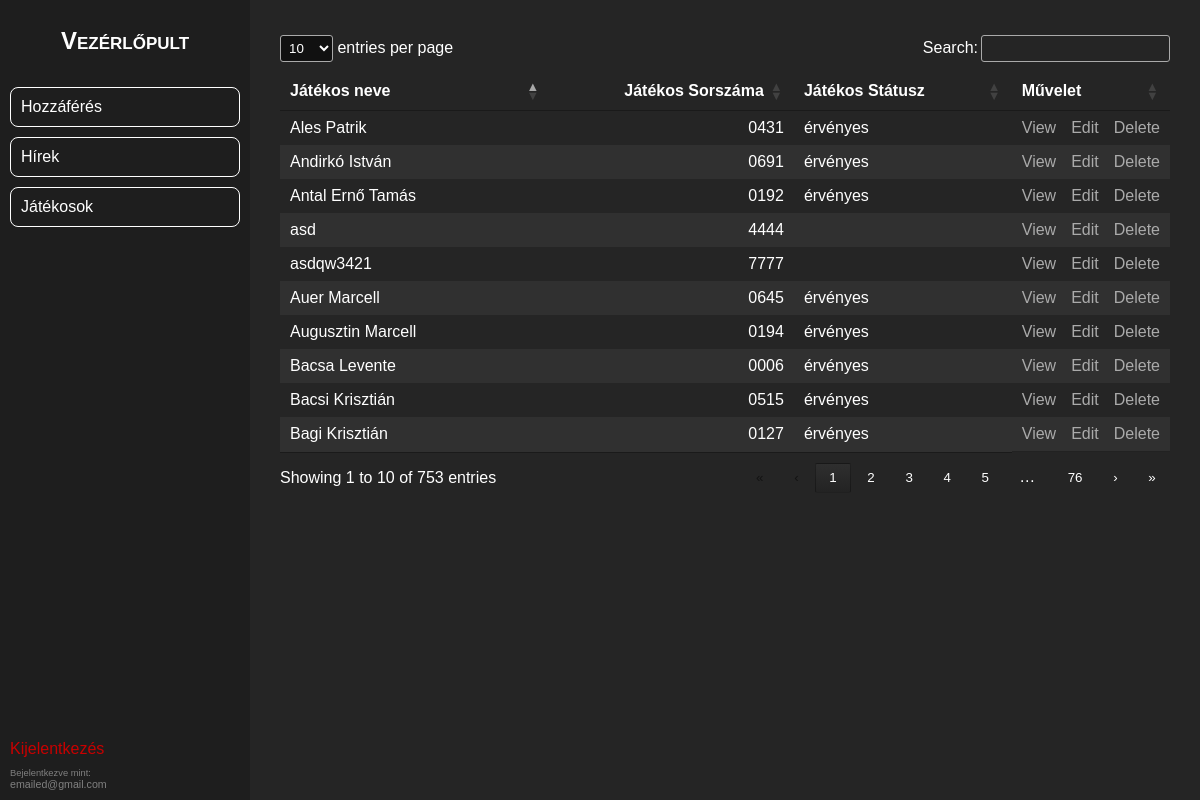
/admin/players/players_existing.php (signed in), run on an earlier commit of the app's database.
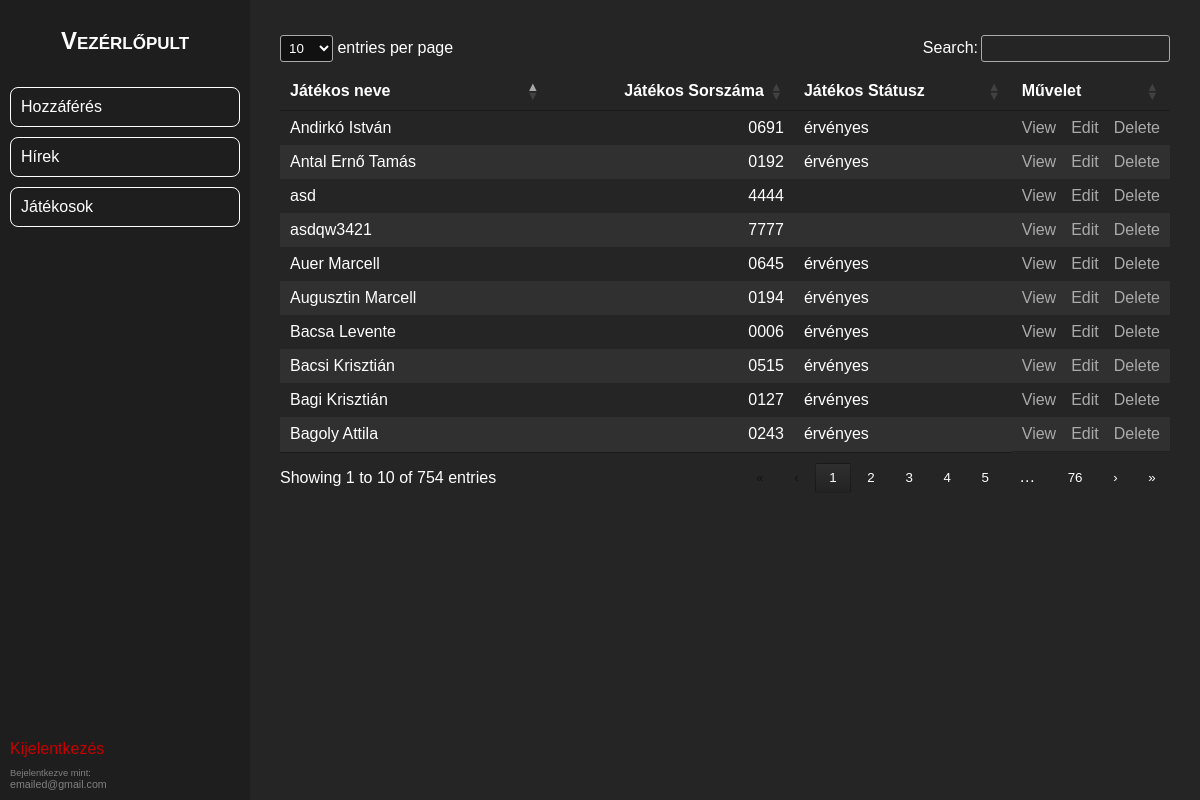
And on a later commit of the database.
### tables this page shows
CREATE TABLE IF NOT EXISTS `players_data` (
  `player_id` int NOT NULL AUTO_INCREMENT,
  `name` varchar(100) DEFAULT NULL,
  `registration_number` varchar(10) DEFAULT NULL,
  `validity_date` date DEFAULT NULL,
  `status` enum('érvényes','eltiltva') DEFAULT NULL,
  `suspension_start_date` date DEFAULT NULL,
  `suspension_end_date` date DEFAULT NULL,
  `profile_pic` text NOT NULL,
  PRIMARY KEY (`player_id`)
);

### admin/players/players_existing.php (the view, shortened to what this page needs)
} ?><?php
    include("../headers/header.php");
    ?>
<div class="player-table-main-container">
    <?php include('../lib/jquery/players_jquery.php') ?>
    <table class="p-table" id="players-table-data">
        <thead>
            <tr>
                <th>Játékos neve</th>
                <th>Játékos Sorszáma</th>
                <th>Játékos Státusz</th>
                <th>Művelet</th>
            </tr>
        </thead>
        <tbody>
            <?php
            include('../../connect.php');
            $sqlSelect = "SELECT * FROM players_data";
            $result = mysqli_query($conn, $sqlSelect);
            while ($data = mysqli_fetch_array($result)) {
            ?>
                <tr class="playerRow">
                    <td><?php echo $data["name"] ?></td>
                    <td><?php echo $data["registration_number"] ?></td>
                    <td><?php echo $data["status"] ?></td>
                    <td class="actions">
                        <a class="action" href="players_check.php?id=<?php echo $data["player_id"] ?>">View</a>
                        <a class="action" href="players_edit.php?id=<?php echo $data["player_id"] ?>">Edit</a>
                        <a class="action" onclick="return confirm('Biztosan törli a játékost?');" href="players_delete.php?id=<?php echo $data["player_id"] ?>">Delete</a>
                    </td>
                </tr>
            <?php
            }
            ?>
        </tbody>
    </table>
</div>
<?php
include("../headers/footer.php");
?>

What changed in the data, as far as the page shows it:
removed players_data: name "Ales Patrik", registration_number "0431", status "érvényes"
now on this page (row unchanged): players_data: name "Bagoly Attila", registration_number "0243", status "érvényes"
Also different on the page:
text written by a page script: "entries per page Search: Showing 1 to 10 of 753 entries 1 2 3 4 5 … 76 › »" → "entries per page Search: Showing 1 to 10 of 754 entries 1 2 3 4 5 … 76 › »"
